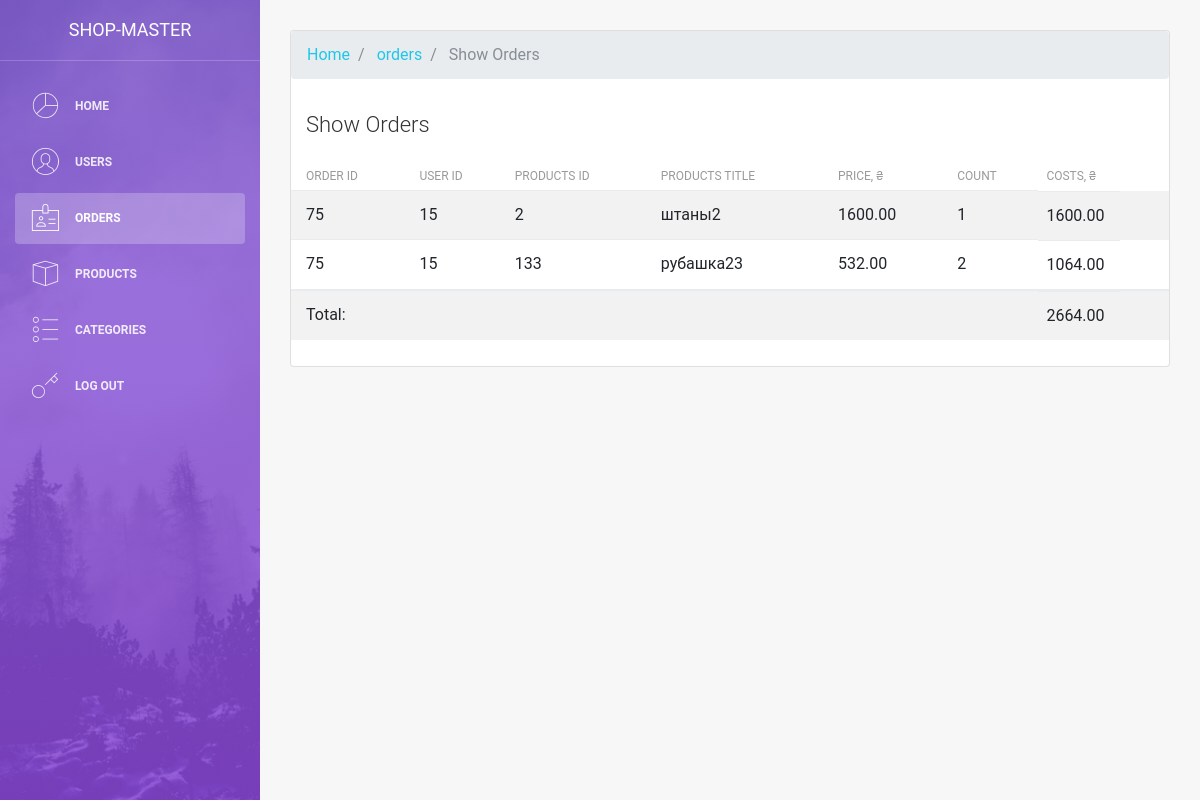
The app's page /admin/modules/orders/show_orders.php?id=75 with its own data.
### tables this page shows
CREATE TABLE `orders` (
  `id` int(11) NOT NULL,
  `status` text NOT NULL,
  `user_id` int(11) NOT NULL,
  `name` text NOT NULL,
  `products` text NOT NULL,
  `costs` text NOT NULL,
  `created_at` datetime NOT NULL DEFAULT CURRENT_TIMESTAMP,
  `address` text NOT NULL,
  `phone` varchar(100) NOT NULL
);

CREATE TABLE `products` (
  `id` int(11) NOT NULL,
  `title` varchar(255) NOT NULL,
  `cost` varchar(20) NOT NULL,
  `description` text NOT NULL,
  `content` text NOT NULL,
  `categories_id` varchar(100) NOT NULL,
  `image` longblob NOT NULL
);

### admin/modules/orders/show_orders.php (the view, shortened to what this page needs)
<?php
include $_SERVER['DOCUMENT_ROOT'] . '/configs/db.php';
$page = "orders";
include $_SERVER['DOCUMENT_ROOT'] . '/admin/parts/header.php';
?>
<div class="main-panel">
    <div class="content">
        <div class="container-fluid">
            <div class="row">
                <div class="col-md-12">
                    <div class="card strpied-tabled-with-hover">
                            <nav aria-label="breadcrumb " >
                              <ol class="breadcrumb">
                                <li class="breadcrumb-item"><a href="index.php">Home</a></li>
                                <li class="breadcrumb-item">
                                     <a href="/admin/orders.php" >
                                         <?php echo $page; ?>
                                    </a>
                                </li>
                                 <li class="breadcrumb-item active" aria-current="page">
                                    <?php echo 'Show Orders'; ?>
                                </li>
                              </ol>
                            </nav>
                        <div class="card-header ">
                            <h4 class="card-title">Show Orders
                             </h4>
                        </div>
                        <div class="card-body table-full-width table-responsive">
                            <table class="table table-hover table-striped">
                                <thead>
                                    <th>Order ID</th>
                                    <th>User ID</th>
                                    <th>Products ID</th>
                                    <th>Products title</th>
                                    <th>Price, ₴</th>
                                    <th>Count</th>
                                    <th>Costs, ₴</th>
                                </thead>
                                <tbody>
                                    <?php
                                       if( isset($_GET["id"])) {
                                            $sql = "SELECT * FROM orders WHERE id=" . $_GET["id"];
                                            $result = mysqli_query($conn, $sql);
                                            $row = mysqli_fetch_assoc($result);
                                            $order = json_decode($row['products'], true);
                                           for($i = 0; $i < count($order['basket']); $i++) {
                                            $sql1 = "SELECT * FROM products WHERE id=" . $order['basket'][$i]['product_id'];
                                            $result1 = $conn->query($sql1);
                                            $product = mysqli_fetch_assoc($result1);
                                        ?>
                                            <tr>
                                                <td><?php echo $row["id"]; ?></td>
                                                <td><?php echo $row["user_id"]; ?></td>
                                                <td><?php echo  $order["basket"][$i]["product_id"];?></td>
                                               <td><?php echo $product['title'] ?></td>
                                               <td><?php echo number_format($product['cost'],2, '.', '') ?></td>
                                                <td><?php echo  $order["basket"][$i]["count"];?></td>
                                                <td><?php $income = number_format($product['cost'] * $order['basket'][$i]['count'],2, '.', ''); echo $income; ?> </td>
                                            </tr>
                                        <?php
                                        }
                                      }
                                    ?>
                                </tbody>
                                  <tr>
                                    <td>Total:</td>
                                    <td></td>
                                    <td></td><td></td><td></td><td></td>
                                    <td><?php echo $row["costs"]; ?></td>
                                  </tr>
                            </table>
                        </div>
                    </div>
                </div>
            </div>
        </div>
    </div>
</div>
<?php
include $_SERVER['DOCUMENT_ROOT'] . '/admin/parts/footer.php';
?>

### records on screen
orders: id "75", user "15", products "2", products "1", products "133", costs "2664.00"
products: title "штаны2", cost "1600.00", cost.products "1600.00"
products: title "рубашка23", cost "532.00", cost.products "1064.00"

### other values on screen
$page "orders"
